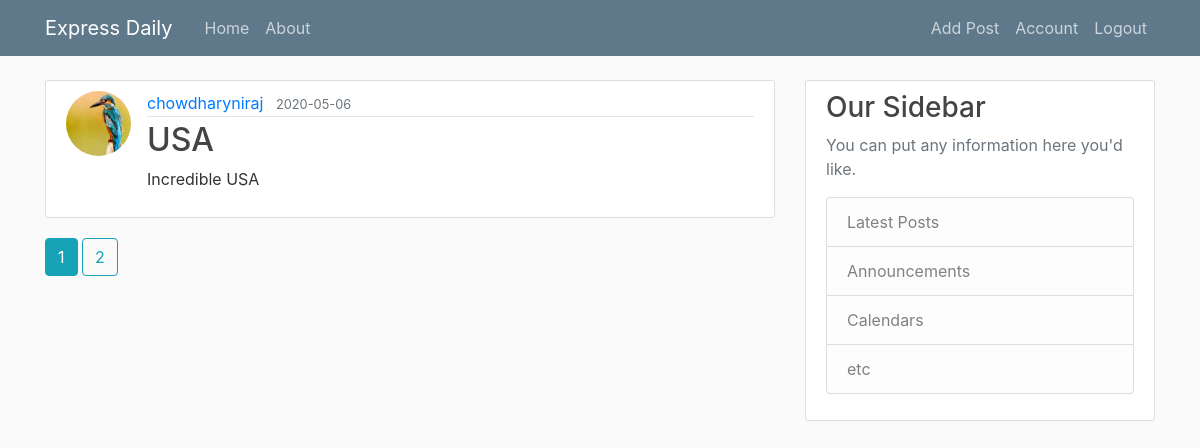
The page /index (signed in) on the database its author committed.
### BLog/models.py (models this page shows, shortened)
class Post(db.Model):
    id = db.Column(db.Integer, primary_key=True)
    title = db.Column(db.String(100), nullable=False)
    date_posted = db.Column(db.DateTime, nullable=False,
                            default=datetime.utcnow)
    content = db.Column(db.Text, nullable=False)
    user_id = db.Column(db.Integer, db.ForeignKey('user.id'), nullable=False)

class User(db.Model,UserMixin):
    id = db.Column(db.Integer, primary_key=True)
    username = db.Column(db.String(20), unique=True, nullable=False)
    email = db.Column(db.String(120), unique=True, nullable=False)
    image_file = db.Column(db.String(20), nullable=False,
                           default='default.jpg')
    password = db.Column(db.String(60), nullable=False)
    posts = db.relationship('Post', backref='author', lazy=True)

### BLog/main/route.py (the view)
@main.route("/")
@main.route("/index")
def home():
    page=request.args.get('page',1,type=int)
    posts=Post.query.order_by(Post.date_posted.desc()).paginate(page=page,per_page=1)
    return render_template("home.html", posts=posts)

### BLog/models.py (called while the page is built)
@loginmanager.user_loader
def load_user(user_id):
    return User.query.get(int(user_id))

### BLog/templates/home.html
{% extends "layout.html" %}
{% block content %}
{% for post in posts.items %}
<article class="media content-section">
  <img class="rounded-circle article-img" src="{{ url_for('static', filename='profile_pic/' + post.author.image_file) }}">
  <div class="media-body">
    <div class="article-metadata">
      <a class="mr-2" href="{{ url_for('users.user_posts', username=post.author.username) }}">{{ post.author.username }}</a>
      <small class="text-muted">{{ post.date_posted.strftime('%Y-%m-%d') }}</small>
    </div>
    <h2><a class="article-title" href="{{ url_for('posts.post', post_id=post.id) }}">{{ post.title }}</a></h2>
    <p class="article-content">{{ post.content }}</p>
  </div>
</article>
{% endfor %}
{% for page_num in posts.iter_pages(left_edge=1, right_edge=1, left_current=1, right_current=2) %}
{% if page_num %}
  {% if posts.page == page_num %}
    <a class="btn btn-info mb-4" href="{{ url_for('main.home', page=page_num) }}">{{ page_num }}</a>
  {% else %}
    <a class="btn btn-outline-info mb-4" href="{{ url_for('main.home', page=page_num) }}">{{ page_num }}</a>
  {% endif %}
{% else %}
  ...
{% endif %}
{%endfor%}
{% endblock content %}

### BLog/static/main.css (style rules this page uses)
body { background: #fafafa; color: #333333; margin-top: 5rem; }
h1, h2, h3, h4, h5, h6 { color: #444444; }
.content-section { background: #ffffff; padding: 10px 20px; border: 1px solid #dddddd; border-radius: 3px; margin-bottom: 20px; }
.article-title { color: #444444; }
.article-content { white-space: pre-line; }
.article-img { height: 65px; width: 65px; margin-right: 16px; }
.article-metadata { padding-bottom: 1px; margin-bottom: 4px; border-bottom: 1px solid #e3e3e3; }

### rows shown on the page
Post: image_file (picture), author.username "chowdharyniraj", date_posted "2020-05-06", title "USA", content "Incredible USA"

### other values the page prints
{{ page_num }} "1"
{{ page_num }} "2"
